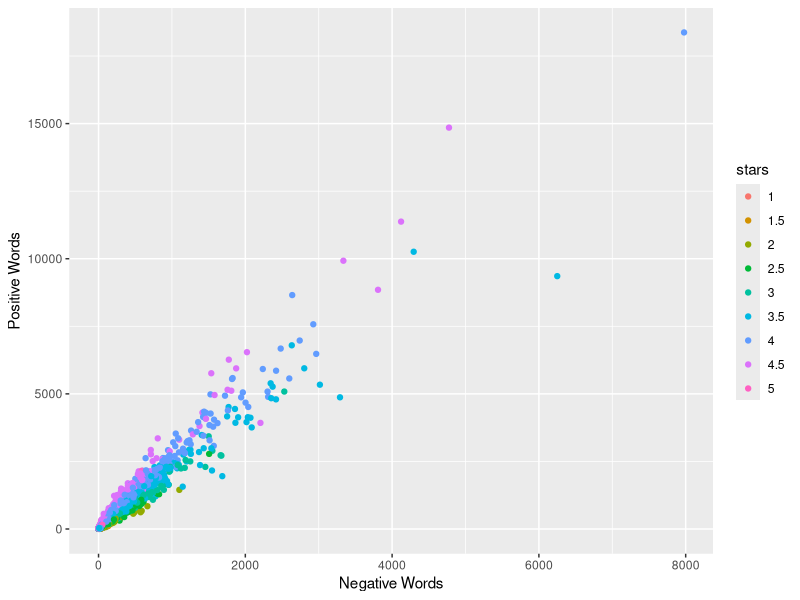
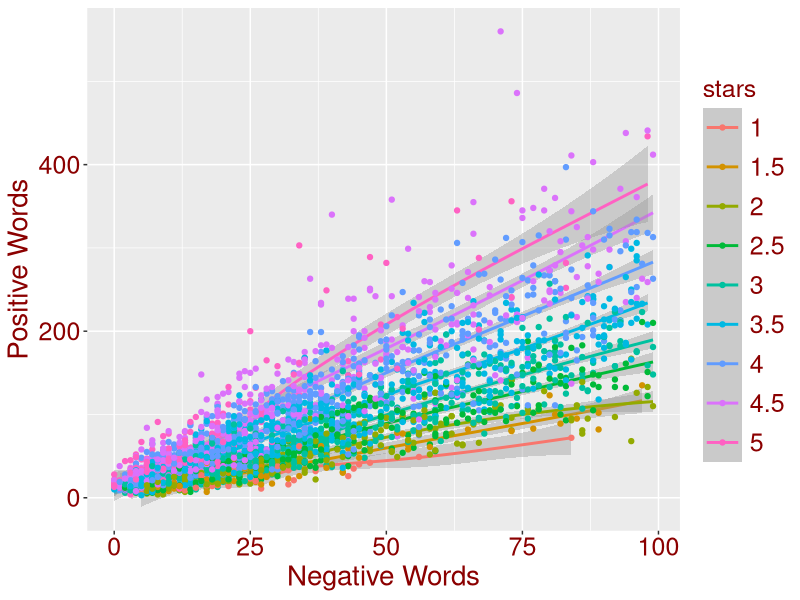

The R source for these figures, in order:
library(ggplot2)
data<-read.csv("PABusinessGoodBadWords.csv",header = TRUE,stringsAsFactors = FALSE) 
data$stars=factor(data$stars)
head(data)

ggplot(data, aes(x=bad_num, y=good_num, colour=stars)) + 
  labs(x = "Negative Words", y = "Positive Words") +
  geom_point() 

data=data[which(data$bad_num<100),]
ggplot(data, aes(x=bad_num, y=good_num, colour=stars)) + 
  geom_smooth() +
  labs(x = "Negative Words", y = "Positive Words") +
  theme(axis.title.y=element_text(colour="darkred", size=20),
        axis.title.x=element_text(colour="darkred", size=20),
        axis.text.y = element_text(colour="darkred", size=18),
        axis.text.x = element_text(colour="darkred", size=18),
        legend.key.size=unit(1,'cm'),
        legend.text = element_text(colour="darkred",size=18),
        legend.title = element_text(colour="darkred", size=18)) +
  geom_point() 
